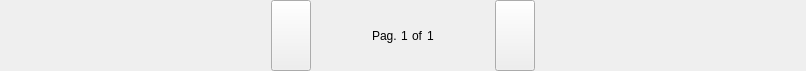
<?xml version="1.0" encoding="UTF-8"?>
<ui version="4.0">
 <class>bqVerticalPageHandler</class>
 <widget class="QWidget" name="bqVerticalPageHandler">
  <property name="geometry">
   <rect>
    <x>0</x>
    <y>0</y>
    <width>806</width>
    <height>71</height>
   </rect>
  </property>
  <property name="windowTitle">
   <string>Form</string>
  </property>
  <property name="styleSheet">
   <string notr="true" />
  </property>
  <widget class="QFrame" name="verticalPageCont">
   <property name="geometry">
    <rect>
     <x>0</x>
     <y>0</y>
     <width>806</width>
     <height>71</height>
    </rect>
   </property>
   <layout class="QHBoxLayout" name="horizontalLayout">
    <property name="spacing">
     <number>4</number>
    </property>
    <property name="leftMargin">
     <number>5</number>
    </property>
    <property name="topMargin">
     <number>0</number>
    </property>
    <property name="rightMargin">
     <number>5</number>
    </property>
    <property name="bottomMargin">
     <number>0</number>
    </property>
    <item>
     <spacer name="horizontalSpacer">
      <property name="orientation">
       <enum>Qt::Horizontal</enum>
      </property>
      <property name="sizeHint" stdset="0">
       <size>
        <width>424</width>
        <height>28</height>
       </size>
      </property>
     </spacer>
    </item>
    <item>
     <widget class="SilentQPushButton" name="upPageBtn">
      <property name="sizePolicy">
       <sizepolicy hsizetype="Minimum" vsizetype="Preferred">
        <horstretch>0</horstretch>
        <verstretch>0</verstretch>
       </sizepolicy>
      </property>
      <property name="text">
       <string />
      </property>
     </widget>
    </item>
    <item>
     <spacer name="horizontalSpacer_3">
      <property name="orientation">
       <enum>Qt::Horizontal</enum>
      </property>
      <property name="sizeType">
       <enum>QSizePolicy::Fixed</enum>
      </property>
      <property name="sizeHint" stdset="0">
       <size>
        <width>57</width>
        <height>28</height>
       </size>
      </property>
     </spacer>
    </item>
    <item>
     <widget class="QLabel" name="pageText">
      <property name="text">
       <string>Pag.</string>
      </property>
     </widget>
    </item>
    <item>
     <widget class="QLabel" name="currentPage">
      <property name="text">
       <string notr="true">1</string>
      </property>
     </widget>
    </item>
    <item>
     <widget class="QLabel" name="connector">
      <property name="text">
       <string>of</string>
      </property>
     </widget>
    </item>
    <item>
     <widget class="QLabel" name="totalPages">
      <property name="text">
       <string notr="true">1</string>
      </property>
     </widget>
    </item>
    <item>
     <spacer name="horizontalSpacer_4">
      <property name="orientation">
       <enum>Qt::Horizontal</enum>
      </property>
      <property name="sizeType">
       <enum>QSizePolicy::Fixed</enum>
      </property>
      <property name="sizeHint" stdset="0">
       <size>
        <width>57</width>
        <height>28</height>
       </size>
      </property>
     </spacer>
    </item>
    <item>
     <widget class="SilentQPushButton" name="downPageBtn">
      <property name="sizePolicy">
       <sizepolicy hsizetype="Minimum" vsizetype="Preferred">
        <horstretch>0</horstretch>
        <verstretch>0</verstretch>
       </sizepolicy>
      </property>
      <property name="text">
       <string />
      </property>
     </widget>
    </item>
    <item>
     <spacer name="horizontalSpacer_2">
      <property name="orientation">
       <enum>Qt::Horizontal</enum>
      </property>
      <property name="sizeHint" stdset="0">
       <size>
        <width>424</width>
        <height>28</height>
       </size>
      </property>
     </spacer>
    </item>
   </layout>
  </widget>
 </widget>
 <customwidgets>
  <customwidget>
   <class>SilentQPushButton</class>
   <extends>QPushButton</extends>
   <header>SilentQPushButton.h</header>
  </customwidget>
 </customwidgets>
 <resources />
 <connections />
</ui>
